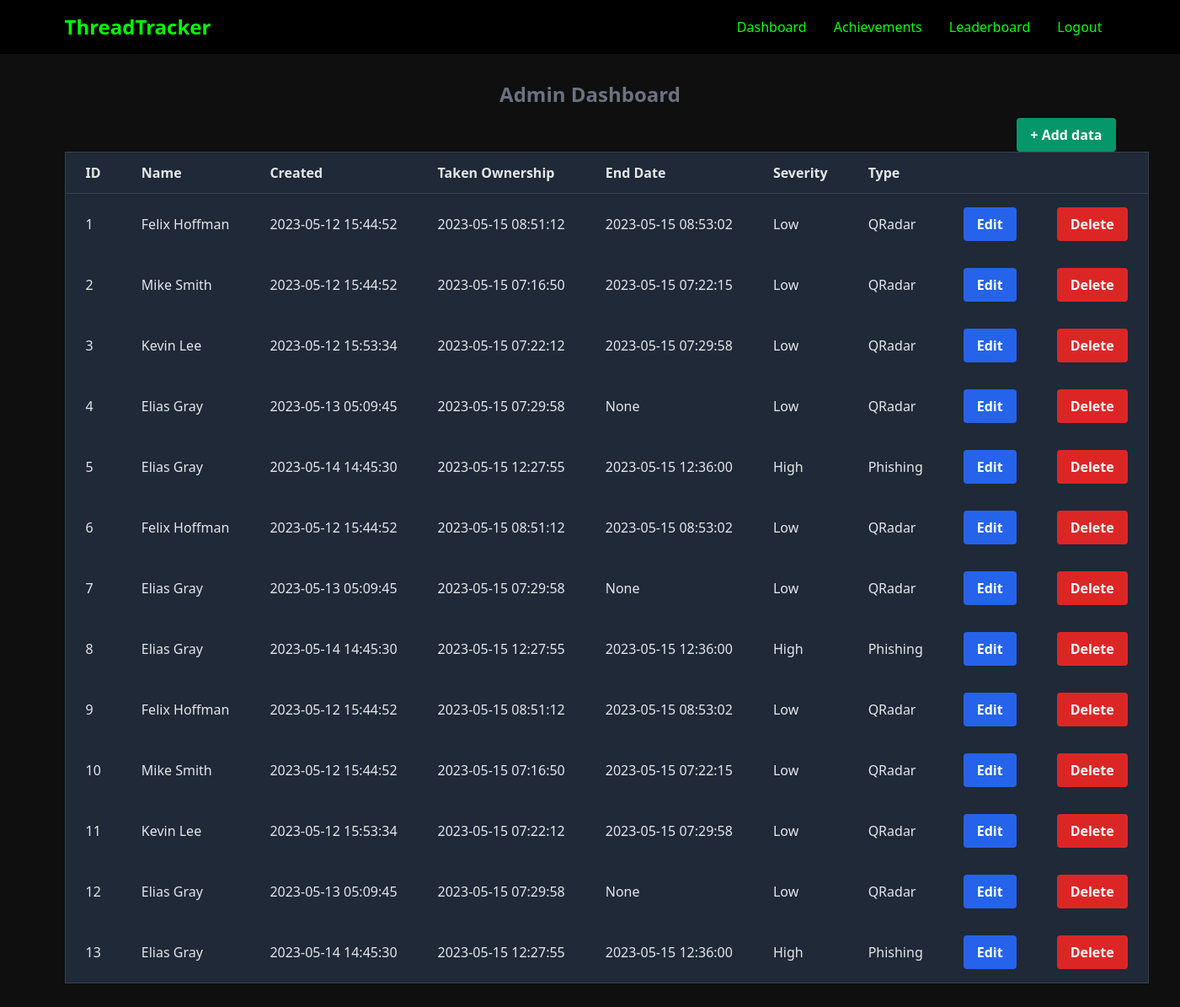
The app's page /crud (signed in), older data.
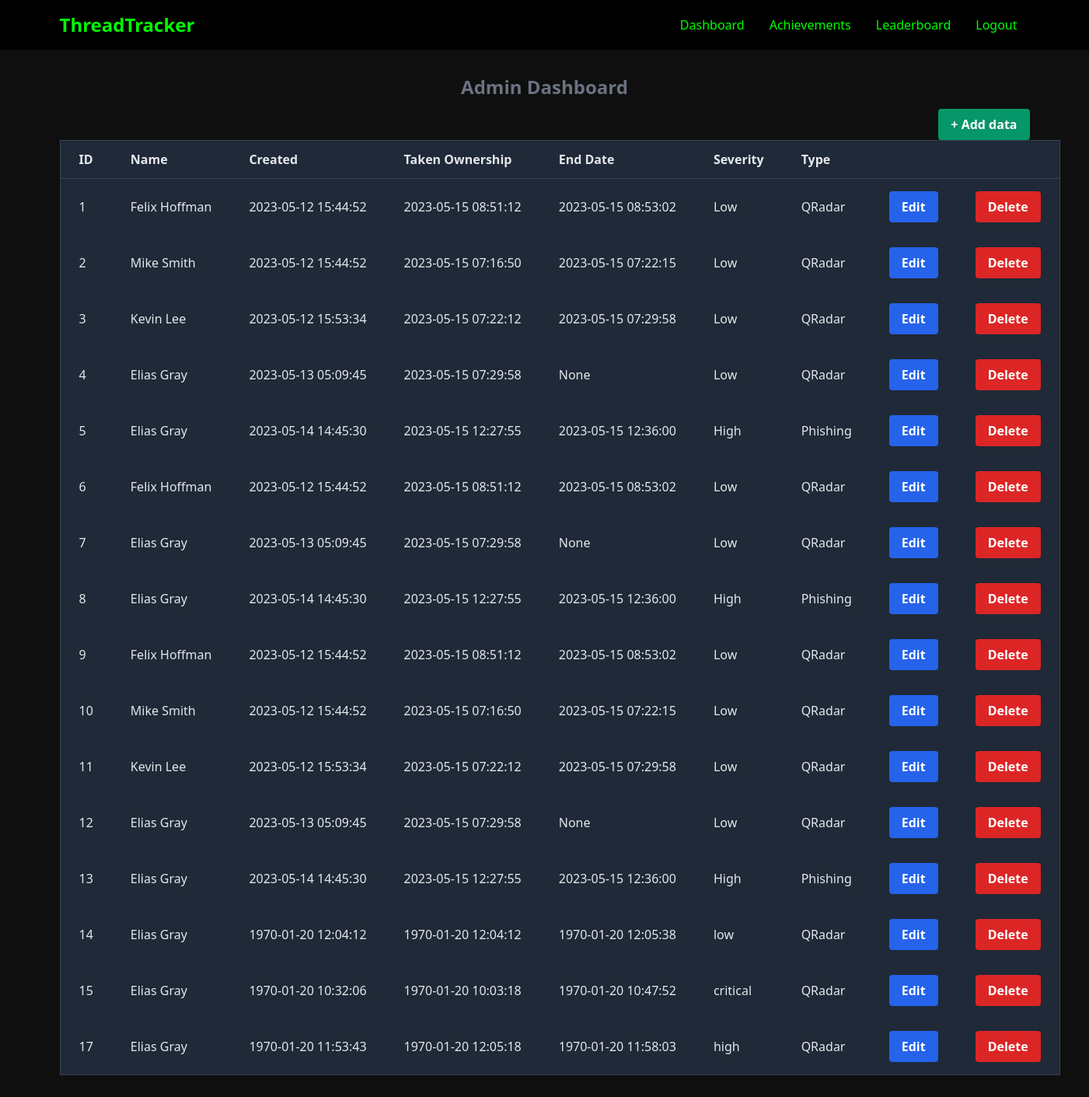
The same page, newer data.
### tables this page shows
CREATE TABLE "stats_data" (
    "id" INTEGER PRIMARY KEY AUTOINCREMENT,
    "name" TEXT NOT NULL,
    "create_date" TEXT NOT NULL,
    "take_ownership_timestamp" TEXT NOT NULL,
    "closed_incident_timestamp" TEXT,
    "sd_severity" TEXT NOT NULL,
    "type" TEXT NOT NULL
);

### app.py (the view)
@app.route("/crud")
@login_required
def crud():
    with get_db() as conn:
        conn.row_factory = sql.Row
        cur = conn.cursor()
        cur.execute("SELECT * FROM stats_data")
        rows = cur.fetchall()
        formatted_data = []
        for row in rows:
            formatted_row = {}
            for key, value in dict(row).items():
                if key in ['create_date', 'take_ownership_timestamp', 'closed_incident_timestamp']:
                    formatted_row[key] = EpochConverter.convert(value)
                else:
                    formatted_row[key] = value
            formatted_data.append(formatted_row)
    return render_template("crud.html", datas=formatted_data)

### app.py (called while the page is built)
def get_db():
    conn = sql.connect(DATABASE)
    conn.row_factory = sql.Row
    return conn

def login_required(route_function):
    @wraps(route_function)
    def decorated_function(*args, **kwargs):
        if 'user_id' not in session:
            return redirect('/login')
        return route_function(*args, **kwargs)
    return decorated_function

### lul.py (called while the page is built)
    @staticmethod
    def convert(epoch_time):
        if epoch_time is not None:
            epoch_time = float(epoch_time)
            readable_time = datetime.datetime.fromtimestamp(epoch_time / 1000.0).strftime('%Y-%m-%d %H:%M:%S')
            return readable_time
        return None

### templates/crud.html
{% extends 'layout.html' %}
{% block body %}
    <h3 class="text-center text-gray-500 text-2xl font-semibold mb-3">Admin Dashboard</h3>
    <p class="text-right">
        <a href="{{ url_for('add_data') }}"
            class="inline-block px-4 py-2 bg-green-600 text-white font-semibold rounded hover:bg-green-700 transition duration-200">+ Add data</a>
    </p>
    <table class="min-w-full bg-gray-800 border border-gray-700">
        <thead>
            <tr>
                <th class="px-6 py-3 border-b border-gray-700 font-semibold text-left text-gray-200">ID</th>
                <th class="px-6 py-3 border-b border-gray-700 font-semibold text-left text-gray-200">Name</th>
                <th class="px-6 py-3 border-b border-gray-700 font-semibold text-left text-gray-200">Created</th>
                <th class="px-6 py-3 border-b border-gray-700 font-semibold text-left text-gray-200">Taken Ownership</th>
                <th class="px-6 py-3 border-b border-gray-700 font-semibold text-left text-gray-200">End Date</th>
                <th class="px-6 py-3 border-b border-gray-700 font-semibold text-left text-gray-200">Severity</th>
                <th class="px-6 py-3 border-b border-gray-700 font-semibold text-left text-gray-200">Type</th>
                <th class="px-6 py-3 border-b border-gray-700 font-semibold text-left text-gray-200"></th>
                <th class="px-6 py-3 border-b border-gray-700 font-semibold text-left text-gray-200"></th>
            </tr>
        </thead>
        <tbody>
            {% for row in datas %}
                <tr>
                    <td class="px-6 py-4 whitespace-nowrap text-gray-200">{{ row.id }}</td>
                    <td class="px-6 py-4 whitespace-nowrap text-gray-200">{{ row.name }}</td>
                    <td class="px-6 py-4 whitespace-nowrap text-gray-200">{{ row.create_date }}</td>
                    <td class="px-6 py-4 whitespace-nowrap text-gray-200">{{ row.take_ownership_timestamp }}</td>
                    <td class="px-6 py-4 whitespace-nowrap text-gray-200">{{ row.closed_incident_timestamp }}</td>
                    <td class="px-6 py-4 whitespace-nowrap text-gray-200">{{ row.sd_severity }}</td>
                    <td class="px-6 py-4 whitespace-nowrap text-gray-200">{{ row.type }}</td>
                    <td class="px-6 py-4 whitespace-nowrap">
                        <a href="{{ url_for('edit_data', id=row.id) }}"
                            class="inline-block px-4 py-2 bg-blue-600 text-white font-semibold rounded hover:bg-blue-700 transition duration-200">Edit</a>
                    </td>
                    <td class="px-6 py-4 whitespace-nowrap">
                        <a href="{{ url_for('delete_data', id=row.id) }}"
                            onclick="return confirm('Are You Sure')"
                            class="inline-block px-4 py-2 bg-red-600 text-white font-semibold rounded hover:bg-red-700 transition duration-200">Delete</a>
                    </td>
                </tr>
            {% endfor %}
        </tbody>
    </table>
{% endblock %}

### templates/layout.html (shortened to what this page needs)
<!DOCTYPE html>
<html lang="en">
<head>
    <link href="https://cdn.jsdelivr.net/npm/tailwindcss@2.2.19/dist/tailwind.min.css" rel="stylesheet">
</head>
<body>
    <nav class="bg-black">
        <div class="container mx-auto px-4">
            <div class="flex justify-between items-center py-4">
                <a href="/loading" class="text-limegreen text-2xl font-semibold">ThreadTracker</a>
                <div class="hidden md:flex md:items-center">
                    <a href="/crud" class="text-limegreen mx-4 hover:text-green-200">Dashboard</a>
                    <a href="/achievements" class="text-limegreen mx-4 hover:text-green-200">Achievements</a>
                    <a href="/leaderboard" class="text-limegreen mx-4 hover:text-green-200">Leaderboard</a>
                    {% if session.user_id %}
                        <a href="/logout" class="text-limegreen mx-4 hover:text-green-200">Logout</a>
                    {% else %}
                        <a href="/login" class="text-limegreen mx-4 hover:text-green-200">Login</a>
                    {% endif %}
                </div>
            </div>
        </div>
    </nav>
    <div class="container mx-auto px-4 py-8">
        {% block body %}{% endblock %}
    </div>
</body>
</html>

### templates/layout.html (style rules this page uses)
body { background-color: #0F0F0F; color: #00FF00; }

Row changes from the older to the newer data that the page shows:
added stats_data: id "14", name "Elias Gray", create_date "1970-01-20 12:04:12", take_ownership_timestamp "1970-01-20 12:04:12", closed_incident_timestamp "1970-01-20 12:05:38", sd_severity "low", type "QRadar"
added stats_data: id "15", name "Elias Gray", create_date "1970-01-20 10:32:06", take_ownership_timestamp "1970-01-20 10:03:18", closed_incident_timestamp "1970-01-20 10:47:52", sd_severity "critical", type "QRadar"
added stats_data: id "17", name "Elias Gray", create_date "1970-01-20 11:53:43", take_ownership_timestamp "1970-01-20 12:05:18", closed_incident_timestamp "1970-01-20 11:58:03", sd_severity "high", type "QRadar"
